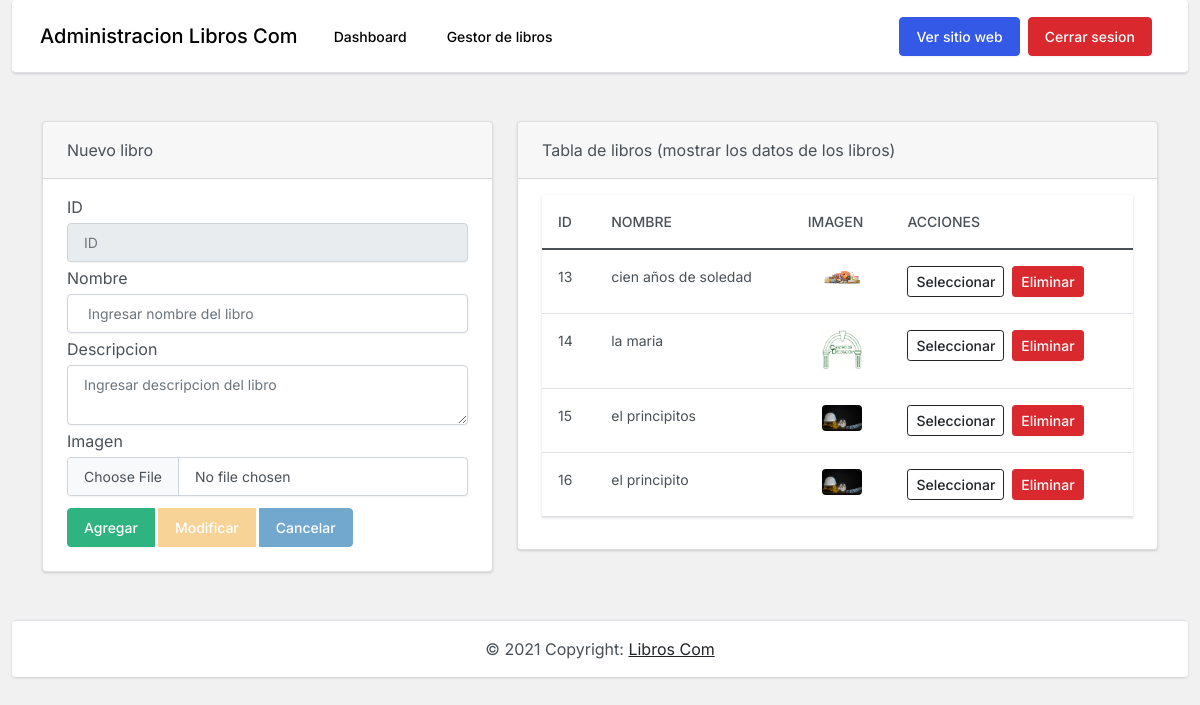
The page /admin/session/books.php (signed in) on the database its author committed.
### tables this page shows
CREATE TABLE `books` (
  `id` int(11) NOT NULL,
  `name` varchar(255) NOT NULL,
  `description` varchar(1000) NOT NULL,
  `image` varchar(1000) NOT NULL
);

### admin/session/books.php (the view, shortened to what this page needs)
<?php require_once("../templete/header.php"); ?>
<?php
$txtID=(isset($_POST['txtID']))?$_POST['txtID']:"";
$txtName=(isset($_POST['txtName']))?$_POST['txtName']:"";
$txtDescription=(isset($_POST['txtDescription']))?$_POST['txtDescription']:"";
$action=(isset($_POST['action']))?$_POST['action']:"";
require_once("../config/database.php");
$sentenceSQL = $connection->prepare("SELECT * FROM books");
$sentenceSQL->execute();
$listBooks=$sentenceSQL->fetchAll(PDO::FETCH_ASSOC);
?>
<div class="col-md-5">
    <div class="card shadow-lg rounded">
        <div class="card-header">Nuevo libro</div>
        <div class="card-body">
            <form method="POST" enctype="multipart/form-data">
            <div class="form-group">
                <label for="txtID my-1">ID</label>
                <input type="text" class="form-control my-1" value="<?= $txtID ?>" name="txtID" id="txtID" placeholder="ID" readonly required>
            </div>
            <div class="form-group">
                <label for="txtName my-1">Nombre</label>
                <input type="text" class="form-control my-1" value="<?= $txtName ?>" name="txtName" id="txtName" placeholder=" Ingresar nombre del libro" required>
            </div>
            <div class="form-group">
                <label for="txtDescription my-1">Descripcion</label>
                <textarea type="text" class="form-control my-1" name="txtDescription" id="txtDescription" placeholder="Ingresar descripcion del libro" required><?=$txtDescription?></textarea>
            </div>
            <div class="form-group">
                <label for="txtImage my-1">Imagen</label>
                <br/>
                <input type="file" class="form-control my-1" name="txtImage" id="txtImage">
            </div>
            <div class="btn-group my-2" role="group">
                <button type="submit" name="action" <?= ($action=="Seleccionar")?"disabled":""; ?> value="Agregar" class="btn btn-success me-1">Agregar</button>
                <button type="submit" name="action" <?= ($action!="Seleccionar")?"disabled":""; ?> value="Modificar" class="btn btn-warning me-1">Modificar</button>
                <button type="submit" name="action" <?= ($action!="Seleccionar")?"disabled":""; ?> value="Cancelar" class="btn btn-info me-1">Cancelar</button>
            </div>
            </form>
        </div>
    </div>
</div>
<div class="col-md-7">
    <div class="card shadow-lg rounded">
        <div class="card-header">Tabla de libros (mostrar los datos de los libros)</div>
        <div class="card-body">
            <table class="table table-hover" style="width: 100%;">
                <thead>
                    <tr>
                        <th>ID</th>
                        <th>Nombre</th>
                        <th>Imagen</th>
                        <th>Acciones</th>
                    </tr>
                </thead>
                <tbody>
                    <?php foreach($listBooks as $book) { ?>
                    <tr>
                        <td><?= $book['id']; ?></td>
                        <td><?= $book['name']; ?></td>
                        <td>
                            <center>
                                <img class="img-thumbnall rounded" src="../../img/books/<?= $book['image']; ?>" width="40" alt="Libro">
                            </center>
                        </td>
                        <td>
                            <div class="btn-group" role="group">
                                <form method="POST">
                                    <input type="submit" name="action" id="action" value="Seleccionar" class="btn btn-outline-secondary btn-sm border-dark text-dark me-1">
                                    <input type="submit" name="action" value="Eliminar" class="btn btn-danger btn-sm me-1">
                                </form>
                            </div>
                        </td>
                    </tr>
                    <?php } ?>
                </tbody>
            </table>
        </div>
    </div>
</div>
<?php require_once("../templete/footer.php"); ?>

### rows shown on the page
books: id "13", name "cien años de soledad", image (picture)
books: id "14", name "la maria", image (picture)
books: id "15", name "el principitos", image (picture)
books: id "16", name "el principito", image (picture)
